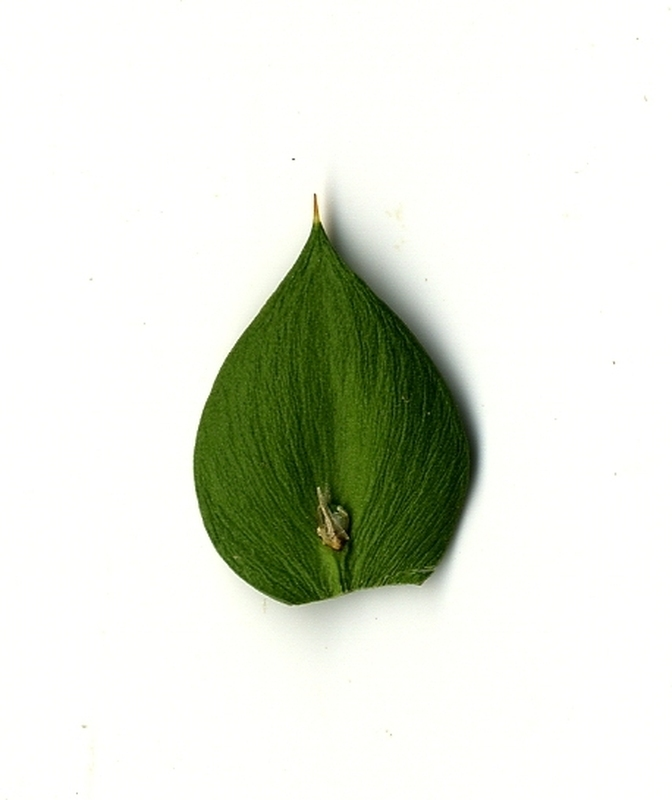
#> input picture lab3/database/1.jpg, 672 x 800 px; its folder holds only this picture in this run
$ python lab3_b.py   (older library calls are emulated)
#> lines starting #> are read from the running program, lines starting #| are printed output that depends on the picture; after the words box and inside, x2 and y2 are one past the last pixel; in counts of white or black regions, pixels touching at a corner belong together
#> further down, img is the input picture: shape (800, 672, 3); mean B, G, R 218, 228.9, 224.7
### lab3/lab3_a.py
import cv2
import glob
import numpy as np
import os


def segment(img):
    img_gray = cv2.cvtColor(img, cv2.COLOR_BGR2GRAY)
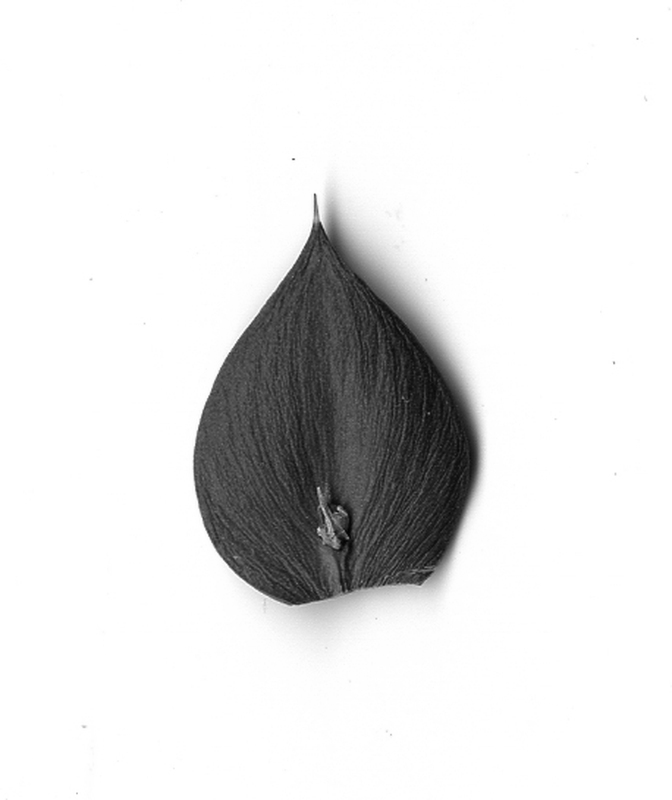
#> img_gray: shape (800, 672); min 2, max 255, mean 226.5

    blur = cv2.GaussianBlur(img_gray, (5, 5), 0)
    ret3, th3 = cv2.threshold(
        blur, 0, 255, cv2.THRESH_BINARY_INV+cv2.THRESH_OTSU)
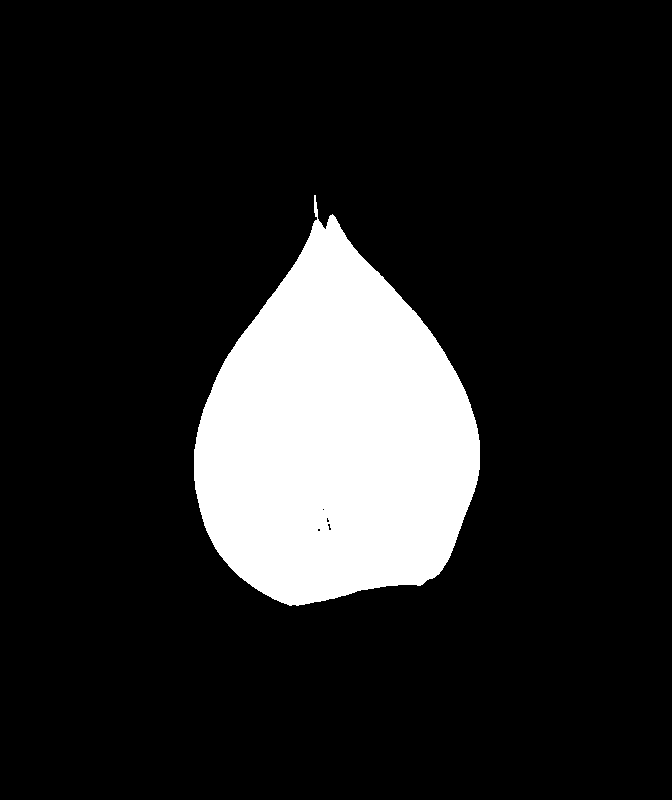
#> th3: shape (800, 672); 14.2% white; 1 white region, box (x1, y1, x2, y2) and area: (194, 195, 480, 606) 76316
#> ret3 = 158

    se = cv2.getStructuringElement(cv2.MORPH_ELLIPSE, (5, 5))
    closed = cv2.morphologyEx(th3, cv2.MORPH_CLOSE, se)
#> closed: shape (800, 672); 14.2% white; 1 white region, box (x1, y1, x2, y2) and area: (194, 195, 480, 606) 76346
    final = cv2.morphologyEx(closed, cv2.MORPH_OPEN, se)
#> final: shape (800, 672); 14.2% white; 1 white region

    return final


# [5 lines left out: function save_img, not called in this run]


# [12 lines that do not run on import are left out]

### lab3/lab3_b.py
import cv2
import mahotas
import numpy as np
import pickle
import csv
import glob
import os


def zernike_moments(img):
    if os.getcwd().endswith('lab3'):
        from lab3_a import segment
    else:
        from lab3.lab3_a import segment
    thresh = segment(img)

    img = cv2.cvtColor(img, cv2.COLOR_BGR2GRAY)
    outline = np.zeros(img.shape, dtype="uint8")
    _, cnts, _ = cv2.findContours(thresh.copy(), cv2.RETR_EXTERNAL,
                                  cv2.CHAIN_APPROX_SIMPLE)
#> cnts = 1 contour; box (x1, y1, x2, y2) and area: (194, 215, 480, 606) 75802
    cnts = sorted(cnts, key=cv2.contourArea, reverse=True)[0]
#> cnts = contour of 521 points, box (x1, y1, x2, y2) (194, 215, 480, 606), area 75802
    cv2.drawContours(outline, [cnts], -1, 255, -1)

#> (the run stopped early here; a loop or call above may not have finished)

$ run again, on lab3/database/10000.jpg
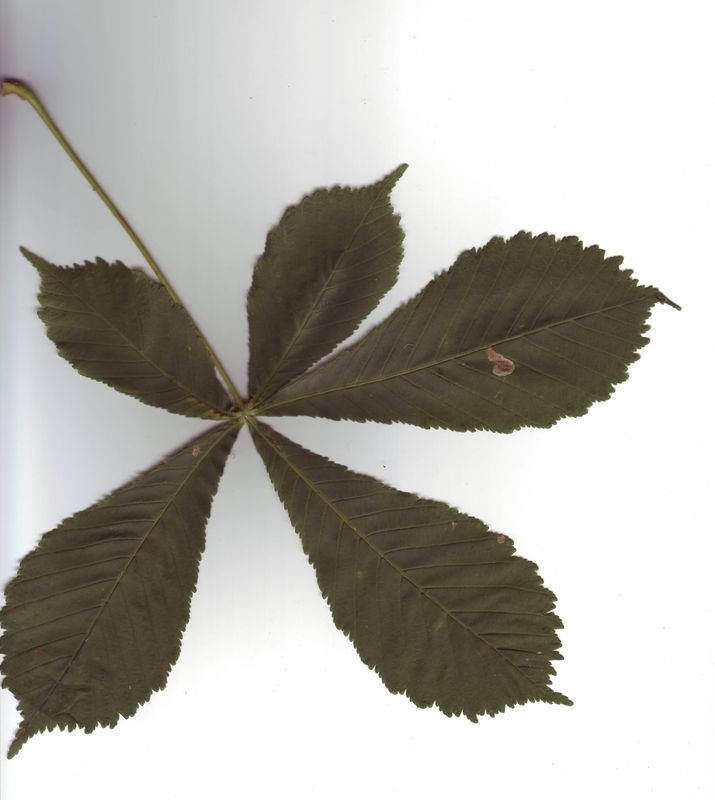
#> input picture lab3/database/10000.jpg, 715 x 800 px
#> img is the input picture: shape (800, 715, 3); mean B, G, R 173.9, 179.8, 181.8
#> in segment, `ret3, th3 = cv2.threshold( blur, 0, 255, cv2.THRESH_BINARY_INV+cv2.THR..`:
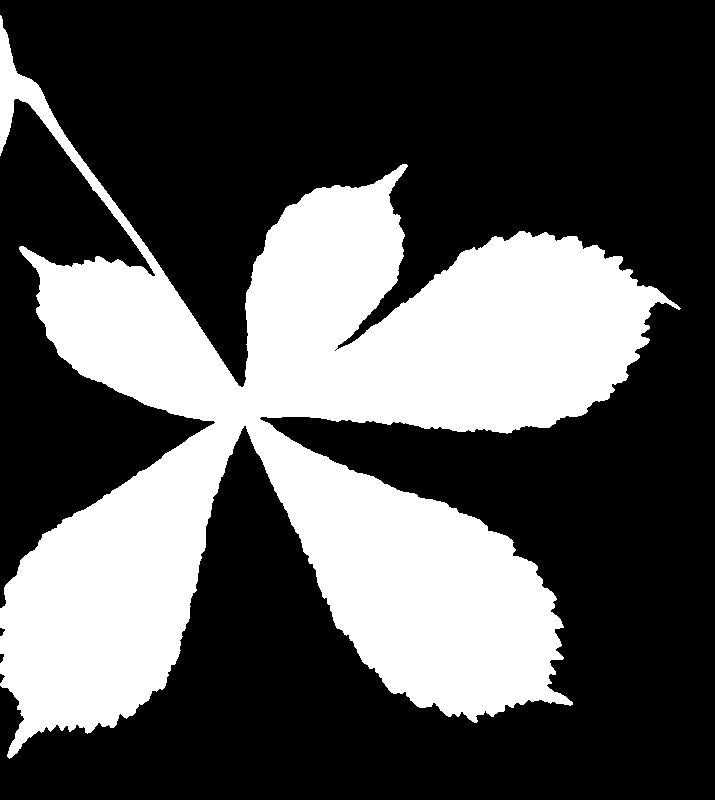
#> th3: shape (800, 715); 33.1% white; 1 white region, box (x1, y1, x2, y2) and area: (0, 15, 681, 759) 189468
#> ret3 = 152
#> in segment, `closed = cv2.morphologyEx(th3, cv2.MORPH_CLOSE, se)`:
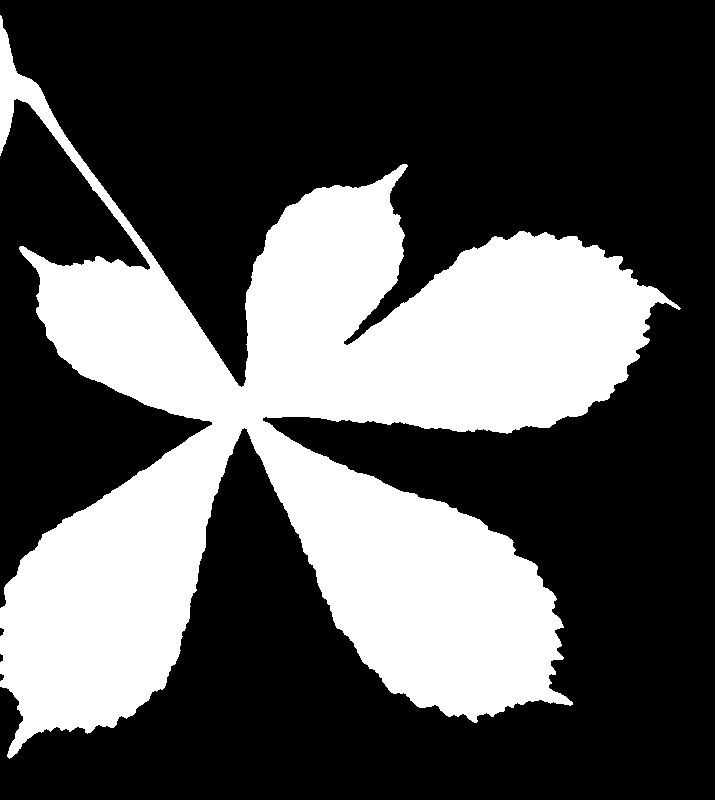
#> closed: shape (800, 715); 33.2% white; 1 white region, box (x1, y1, x2, y2) and area: (0, 15, 681, 759) 189857
#> final: shape (800, 715); 33.2% white; 1 white region
#> in zernike_moments, `_, cnts, _ = cv2.findContours(thresh.copy(), cv2.RETR_EXTERNAL, cv2.CH..`: cnts = 1 contour; box (x1, y1, x2, y2) and area: (0, 18, 677, 758) 187515
#> in zernike_moments, `cnts = sorted(cnts, key=cv2.contourArea, reverse=True)[0]`: cnts = contour of 2565 points, box (x1, y1, x2, y2) (0, 18, 677, 758), area 187515

$ run again, on lab3/database/10001.jpg
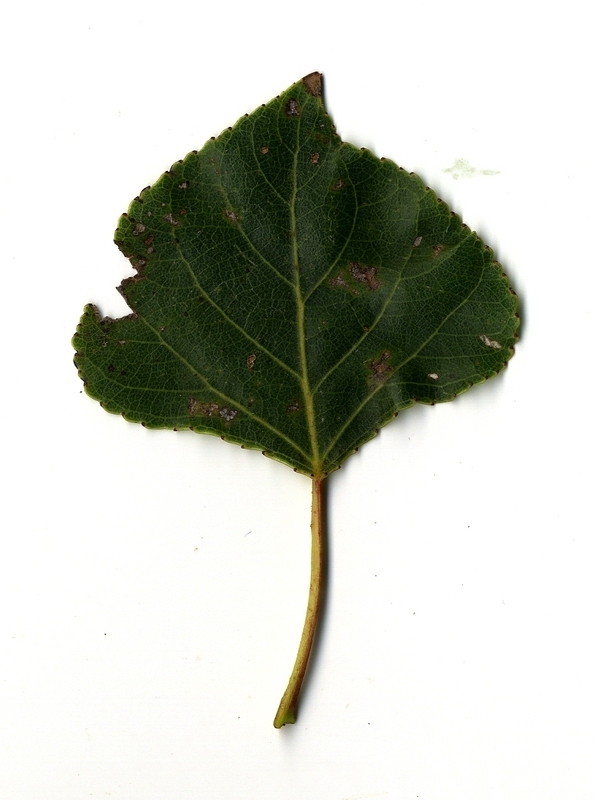
#> input picture lab3/database/10001.jpg, 596 x 800 px
#> img is the input picture: shape (800, 596, 3); mean B, G, R 195.5, 204.3, 201.6
#> in segment, `img_gray = cv2.cvtColor(img, cv2.COLOR_BGR2GRAY)`:
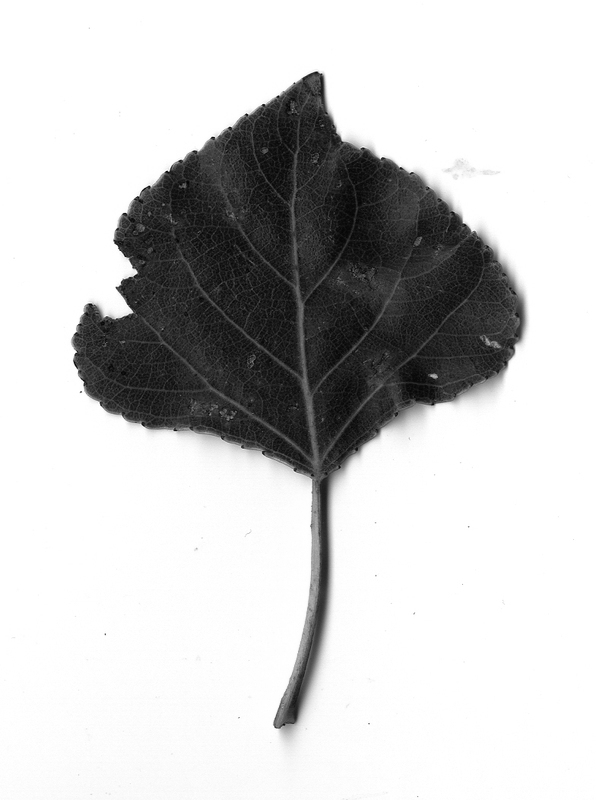
#> img_gray: shape (800, 596); min 2, max 255, mean 202.5
#> in segment, `ret3, th3 = cv2.threshold( blur, 0, 255, cv2.THRESH_BINARY_INV+cv2.THR..`:
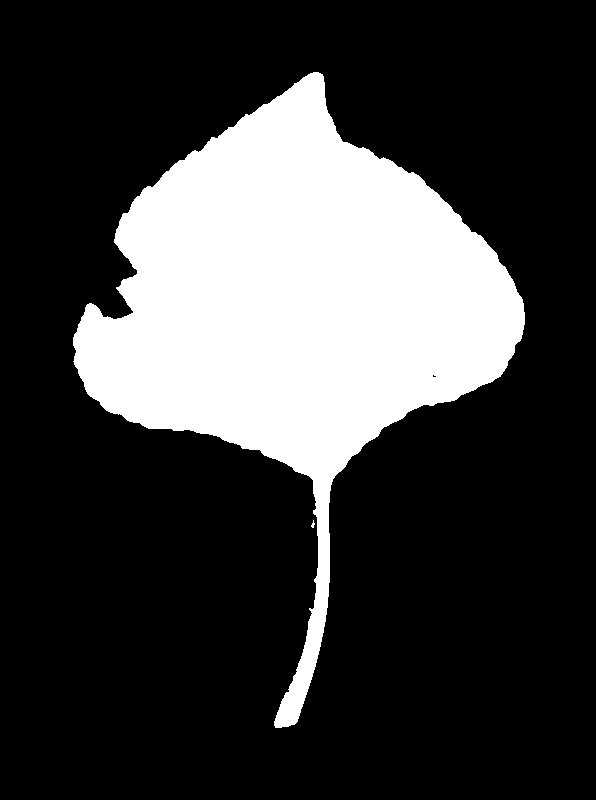
#> th3: shape (800, 596); 24.1% white; 2 white regions (1 under 20 px), largest, box (x1, y1, x2, y2) and area: (73, 72, 525, 728) 114698
#> ret3 = 148
#> closed: shape (800, 596); 24.1% white; 1 white region, box (x1, y1, x2, y2) and area: (73, 72, 525, 728) 114775
#> final: shape (800, 596); 24.1% white; 1 white region
#> in zernike_moments, `_, cnts, _ = cv2.findContours(thresh.copy(), cv2.RETR_EXTERNAL, cv2.CH..`: cnts = 1 contour; box (x1, y1, x2, y2) and area: (73, 72, 525, 728) 113861
#> in zernike_moments, `cnts = sorted(cnts, key=cv2.contourArea, reverse=True)[0]`: cnts = contour of 927 points, box (x1, y1, x2, y2) (73, 72, 525, 728), area 113861
